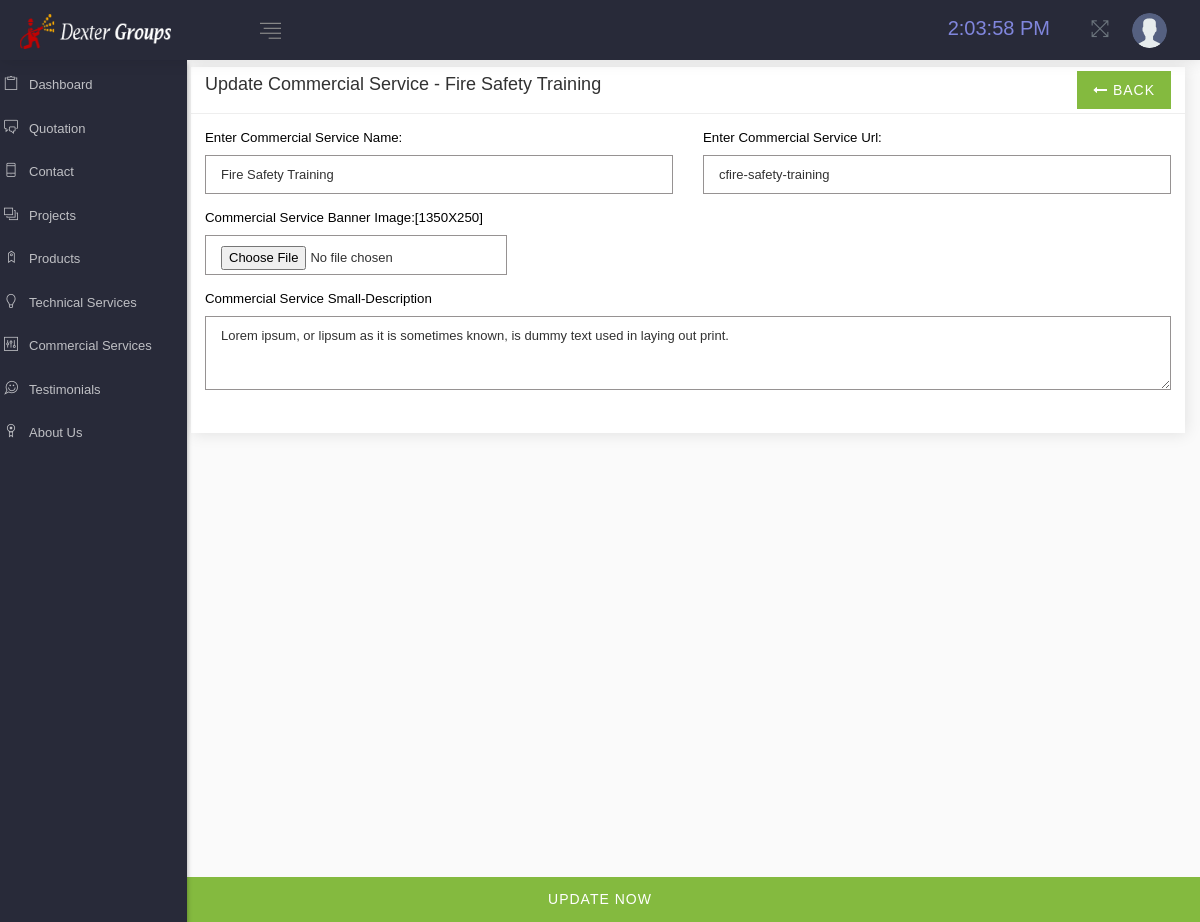
The app's page /admin/commercial_update.php?id=1 (signed in) with its own data.
### tables this page shows
CREATE TABLE `com_service` (
  `com_id` int(11) UNSIGNED NOT NULL,
  `com_name` varchar(255) NOT NULL,
  `com_slug` varchar(255) NOT NULL,
  `com_img` text DEFAULT NULL,
  `com_banner` text DEFAULT NULL,
  `com_small_desc` text DEFAULT NULL,
  `com_full_desc` text DEFAULT NULL,
  `com_status` int(1) NOT NULL DEFAULT 1,
  `com_create_at` timestamp NOT NULL DEFAULT current_timestamp(),
  `com_update_at` timestamp NOT NULL DEFAULT current_timestamp() ON UPDATE current_timestamp(),
  `com_delete_at` timestamp NULL DEFAULT NULL
);

### admin/config/function.php (called while the page is built, shortened)
<?php
function FilterInput($input){
	$input = strip_tags(stripslashes(trim($input)));
	return $input;
}

### admin/commercial_update.php (the view, shortened to what this page needs)
<?php include '_auth.php'; ?>
<?php
$id=FilterInput($_GET['id']);
$stmt = $PDO->prepare("SELECT * FROM com_service WHERE com_id='$id' AND com_status<>2");
$stmt->execute();
$data = $stmt->fetch(PDO::FETCH_OBJ);
?>
<!DOCTYPE html>
<html lang="en">
<head>
<?php include '_header.php'; ?>
</head>
<body>
<?php  include '_menu.php'; ?>
<div class="row">
<div class="col-md-12">
<div class="card card-statistics h-100">
<div class="card-title">
<h5>Update commercial Service - <?= $data->com_name; ?> <a href="commercial-services" class="button x-small pull-right"><i class="fa fa-long-arrow-left"></i> Back</a></h5>
</div>
<div class="card-body">
<form id="addfrm" autocomplete="off" enctype="multipart/form-data">
<div class="row">
<div class="form-group col-sm-6">
<label for="roomname">Enter Commercial Service Name:</label>
<input type="text" class="form-control" id="roomname" name="roomname" required="" autofocus="" value="<?php echo $data->com_name; ?>">
</div>
<div class="form-group col-sm-6">
<label for="roomname">Enter Commercial Service Url:</label>
<input type="text" class="form-control" id="roomurl" name="roomurl" required="" value="<?php echo $data->com_slug; ?>">
</div>
<div class="form-group col-sm-4">
<label for="coverimg">Commercial Service Banner Image:[1350X250]</label>
<input type="file" class="form-control" id="coverimg" name="image">
</div>
<div class="form-group col-sm-12">
<label for="smalldesc">Commercial Service Small-Description</label>
<textarea class="form-control" id="smalldesc" name="smalldesc" rows="3"><?php echo $data->com_small_desc; ?></textarea>
</div>
<div class="form-group col-sm-12">
<button type="submit" class="button btn-block btn-lg entrybtn floatbtn">Update Now</button>
</div>
</div>
</form>
</div>
</div>
</div>
</div>
<?php  include '_footer.php'; ?>
</body>
</html>

### admin/_header.php (style rules this page uses)
.floatbtn { position:fixed;right:0;bottom:0;z-index:44; }

### records on screen
com_service: com_name "Fire Safety Training", roomname "Fire Safety Training", roomurl "cfire-safety-training", smalldesc "Lorem ipsum, or lipsum as it is sometimes known, is dummy text used in laying out print."
